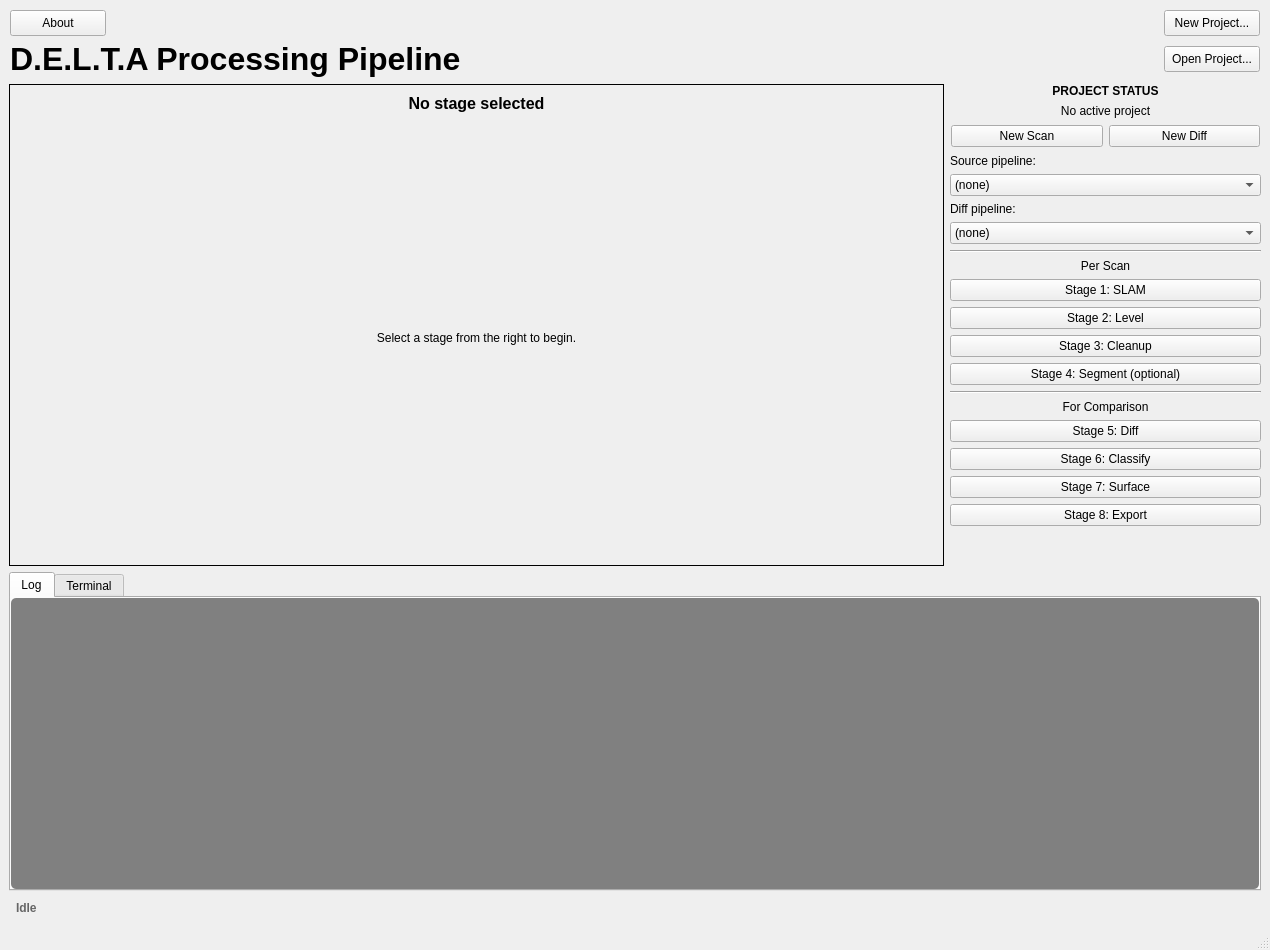
<?xml version="1.0" encoding="UTF-8"?>
<ui version="4.0">
 <class>PipelineAppletWindow</class>
 <widget class="QMainWindow" name="PipelineAppletWindow">
  <property name="geometry">
   <rect>
    <x>0</x>
    <y>0</y>
    <width>1270</width>
    <height>950</height>
   </rect>
  </property>
  <property name="minimumSize">
   <size>
    <width>1270</width>
    <height>950</height>
   </size>
  </property>
  <property name="windowTitle">
   <string>SLAM Pipeline Applet</string>
  </property>
  <widget class="QWidget" name="centralwidget">
   <layout class="QVBoxLayout" name="mainVerticalLayout">
    <item>
     <layout class="QGridLayout" name="gridLayout">
      <property name="sizeConstraint">
       <enum>QLayout::SizeConstraint::SetDefaultConstraint</enum>
      </property>
      <property name="leftMargin">
       <number>1</number>
      </property>
      <property name="topMargin">
       <number>1</number>
      </property>
      <property name="rightMargin">
       <number>1</number>
      </property>
      <property name="bottomMargin">
       <number>1</number>
      </property>
      <property name="horizontalSpacing">
       <number>1</number>
      </property>
      <property name="verticalSpacing">
       <number>5</number>
      </property>
      <item row="0" column="3">
       <widget class="QPushButton" name="newProjectButton">
        <property name="sizePolicy">
         <sizepolicy hsizetype="Fixed" vsizetype="Fixed">
          <horstretch>0</horstretch>
          <verstretch>0</verstretch>
         </sizepolicy>
        </property>
        <property name="minimumSize">
         <size>
          <width>96</width>
          <height>26</height>
         </size>
        </property>
        <property name="layoutDirection">
         <enum>Qt::LayoutDirection::LeftToRight</enum>
        </property>
        <property name="text">
         <string>New Project...</string>
        </property>
       </widget>
      </item>
      <item row="1" column="3">
       <widget class="QPushButton" name="openProjectButton">
        <property name="sizePolicy">
         <sizepolicy hsizetype="Fixed" vsizetype="Fixed">
          <horstretch>0</horstretch>
          <verstretch>0</verstretch>
         </sizepolicy>
        </property>
        <property name="minimumSize">
         <size>
          <width>96</width>
          <height>26</height>
         </size>
        </property>
        <property name="text">
         <string>Open Project...</string>
        </property>
       </widget>
      </item>
      <item row="0" column="0">
       <widget class="QPushButton" name="AboutButton">
        <property name="sizePolicy">
         <sizepolicy hsizetype="Fixed" vsizetype="Fixed">
          <horstretch>0</horstretch>
          <verstretch>0</verstretch>
         </sizepolicy>
        </property>
        <property name="minimumSize">
         <size>
          <width>96</width>
          <height>26</height>
         </size>
        </property>
        <property name="text">
         <string>About</string>
        </property>
       </widget>
      </item>
      <item row="1" column="0">
       <widget class="QLabel" name="titleLabel">
        <property name="enabled">
         <bool>true</bool>
        </property>
        <property name="sizePolicy">
         <sizepolicy hsizetype="Fixed" vsizetype="Fixed">
          <horstretch>0</horstretch>
          <verstretch>0</verstretch>
         </sizepolicy>
        </property>
        <property name="maximumSize">
         <size>
          <width>500</width>
          <height>16777215</height>
         </size>
        </property>
        <property name="styleSheet">
         <string notr="true">font-size: 32px; font-weight: bold;</string>
        </property>
        <property name="text">
         <string>D.E.L.T.A Processing Pipeline</string>
        </property>
       </widget>
      </item>
      <item row="1" column="1">
       <spacer name="horizontalSpacer">
        <property name="orientation">
         <enum>Qt::Orientation::Horizontal</enum>
        </property>
        <property name="sizeHint" stdset="0">
         <size>
          <width>40</width>
          <height>20</height>
         </size>
        </property>
       </spacer>
      </item>
     </layout>
    </item>
    <item>
     <layout class="QHBoxLayout" name="topLayout" stretch="3,1">
      <item>
       <widget class="QFrame" name="stageDisplayFrame">
        <property name="frameShape">
         <enum>QFrame::Shape::Box</enum>
        </property>
        <layout class="QVBoxLayout" name="stageDisplayLayout">
         <item>
          <widget class="QLabel" name="stageTitleLabel">
           <property name="styleSheet">
            <string notr="true">font-size: 16px; font-weight: bold;</string>
           </property>
           <property name="text">
            <string>No stage selected</string>
           </property>
           <property name="alignment">
            <set>Qt::AlignmentFlag::AlignCenter</set>
           </property>
          </widget>
         </item>
         <item>
          <widget class="QStackedWidget" name="stageStack">
           <property name="currentIndex">
            <number>0</number>
           </property>
           <widget class="QWidget" name="welcomePage">
            <layout class="QVBoxLayout" name="welcomePageLayout">
             <item>
              <widget class="QLabel" name="welcomeLabel">
               <property name="autoFillBackground">
                <bool>false</bool>
               </property>
               <property name="frameShape">
                <enum>QFrame::Shape::NoFrame</enum>
               </property>
               <property name="frameShadow">
                <enum>QFrame::Shadow::Plain</enum>
               </property>
               <property name="text">
                <string>Select a stage from the right to begin.</string>
               </property>
               <property name="alignment">
                <set>Qt::AlignmentFlag::AlignCenter</set>
               </property>
              </widget>
             </item>
            </layout>
           </widget>
          </widget>
         </item>
        </layout>
       </widget>
      </item>
      <item>
       <layout class="QVBoxLayout" name="controlLayout">
        <item>
         <layout class="QVBoxLayout" name="pipelineLayout">
          <item>
           <widget class="QLabel" name="panelLabel">
            <property name="styleSheet">
             <string notr="true">font-weight: bold;</string>
            </property>
            <property name="text">
             <string>PROJECT STATUS</string>
            </property>
            <property name="alignment">
             <set>Qt::AlignmentFlag::AlignCenter</set>
            </property>
           </widget>
          </item>
          <item>
           <widget class="QLabel" name="statusLabel">
            <property name="text">
             <string>No active project</string>
            </property>
            <property name="alignment">
             <set>Qt::AlignmentFlag::AlignCenter</set>
            </property>
            <property name="wordWrap">
             <bool>true</bool>
            </property>
           </widget>
          </item>
          <item>
           <layout class="QHBoxLayout" name="horizontalLayout">
            <property name="leftMargin">
             <number>1</number>
            </property>
            <property name="topMargin">
             <number>1</number>
            </property>
            <property name="rightMargin">
             <number>1</number>
            </property>
            <property name="bottomMargin">
             <number>1</number>
            </property>
            <item>
             <widget class="QPushButton" name="newScanButton">
              <property name="text">
               <string>New Scan</string>
              </property>
             </widget>
            </item>
            <item>
             <widget class="QPushButton" name="newDiffButton">
              <property name="text">
               <string>New Diff</string>
              </property>
             </widget>
            </item>
           </layout>
          </item>
          <item>
           <widget class="QLabel" name="sourcePipelineLabel">
            <property name="text">
             <string>Source pipeline:</string>
            </property>
           </widget>
          </item>
          <item>
           <widget class="QComboBox" name="sourceCombo">
            <item>
             <property name="text">
              <string>(none)</string>
             </property>
            </item>
           </widget>
          </item>
          <item>
           <widget class="QLabel" name="diffPipelineLabel">
            <property name="text">
             <string>Diff pipeline:</string>
            </property>
           </widget>
          </item>
          <item>
           <widget class="QComboBox" name="diffCombo">
            <item>
             <property name="text">
              <string>(none)</string>
             </property>
            </item>
           </widget>
          </item>
         </layout>
        </item>
        <item>
         <widget class="Line" name="line_2">
          <property name="orientation">
           <enum>Qt::Orientation::Horizontal</enum>
          </property>
         </widget>
        </item>
        <item>
         <widget class="QLabel" name="perscan">
          <property name="text">
           <string>Per Scan</string>
          </property>
          <property name="alignment">
           <set>Qt::AlignmentFlag::AlignCenter</set>
          </property>
         </widget>
        </item>
        <item>
         <widget class="QPushButton" name="stage1Button">
          <property name="text">
           <string>Stage 1: SLAM</string>
          </property>
         </widget>
        </item>
        <item>
         <widget class="QPushButton" name="stage2Button">
          <property name="text">
           <string>Stage 2: Level</string>
          </property>
         </widget>
        </item>
        <item>
         <widget class="QPushButton" name="stage3Button">
          <property name="text">
           <string>Stage 3: Cleanup</string>
          </property>
         </widget>
        </item>
        <item>
         <widget class="QPushButton" name="stage4Button">
          <property name="text">
           <string>Stage 4: Segment (optional)</string>
          </property>
         </widget>
        </item>
        <item>
         <widget class="Line" name="line">
          <property name="orientation">
           <enum>Qt::Orientation::Horizontal</enum>
          </property>
         </widget>
        </item>
        <item>
         <widget class="QLabel" name="forcomp">
          <property name="text">
           <string>For Comparison</string>
          </property>
          <property name="alignment">
           <set>Qt::AlignmentFlag::AlignCenter</set>
          </property>
         </widget>
        </item>
        <item>
         <widget class="QPushButton" name="stage5Button">
          <property name="text">
           <string>Stage 5: Diff</string>
          </property>
         </widget>
        </item>
        <item>
         <widget class="QPushButton" name="stage6Button">
          <property name="text">
           <string>Stage 6: Classify</string>
          </property>
         </widget>
        </item>
        <item>
         <widget class="QPushButton" name="stage7Button">
          <property name="text">
           <string>Stage 7: Surface</string>
          </property>
         </widget>
        </item>
        <item>
         <widget class="QPushButton" name="stage8Button">
          <property name="text">
           <string>Stage 8: Export</string>
          </property>
         </widget>
        </item>
        <item>
         <spacer name="controlSpacer">
          <property name="orientation">
           <enum>Qt::Orientation::Vertical</enum>
          </property>
          <property name="sizeType">
           <enum>QSizePolicy::Policy::Expanding</enum>
          </property>
          <property name="sizeHint" stdset="0">
           <size>
            <width>20</width>
            <height>40</height>
           </size>
          </property>
         </spacer>
        </item>
       </layout>
      </item>
     </layout>
    </item>
    <item>
     <widget class="QTabWidget" name="outputTabs">
      <property name="currentIndex">
       <number>0</number>
      </property>
      <widget class="QWidget" name="logTab">
       <attribute name="title">
        <string>Log</string>
       </attribute>
       <layout class="QVBoxLayout" name="logTabLayout">
        <property name="leftMargin">
         <number>0</number>
        </property>
        <property name="topMargin">
         <number>0</number>
        </property>
        <property name="rightMargin">
         <number>0</number>
        </property>
        <property name="bottomMargin">
         <number>0</number>
        </property>
        <item>
         <widget class="QPlainTextEdit" name="appLogConsole">
          <property name="styleSheet">
           <string notr="true">border-radius: 5px; background-color: grey;</string>
          </property>
          <property name="readOnly">
           <bool>true</bool>
          </property>
          <property name="plainText">
           <string/>
          </property>
         </widget>
        </item>
       </layout>
      </widget>
      <widget class="QWidget" name="terminalTab">
       <attribute name="title">
        <string>Terminal</string>
       </attribute>
       <layout class="QVBoxLayout" name="terminalTabLayout">
        <property name="leftMargin">
         <number>0</number>
        </property>
        <property name="topMargin">
         <number>0</number>
        </property>
        <property name="rightMargin">
         <number>0</number>
        </property>
        <property name="bottomMargin">
         <number>0</number>
        </property>
        <item>
         <widget class="QPlainTextEdit" name="terminalConsole">
          <property name="styleSheet">
           <string notr="true">border-radius: 5px; background-color: grey;</string>
          </property>
          <property name="readOnly">
           <bool>true</bool>
          </property>
          <property name="plainText">
           <string>No subprocess output yet.</string>
          </property>
         </widget>
        </item>
       </layout>
      </widget>
     </widget>
    </item>
    <item>
     <widget class="QLabel" name="runStatusLabel">
      <property name="styleSheet">
       <string notr="true">color: #666666; font-weight: bold; padding: 4px;</string>
      </property>
      <property name="text">
       <string>Idle</string>
      </property>
      <property name="alignment">
       <set>Qt::AlignmentFlag::AlignLeading|Qt::AlignmentFlag::AlignLeft|Qt::AlignmentFlag::AlignVCenter</set>
      </property>
     </widget>
    </item>
   </layout>
  </widget>
  <widget class="QMenuBar" name="menubar">
   <property name="geometry">
    <rect>
     <x>0</x>
     <y>0</y>
     <width>1270</width>
     <height>33</height>
    </rect>
   </property>
  </widget>
  <widget class="QStatusBar" name="statusbar"/>
 </widget>
 <resources/>
 <connections/>
</ui>
